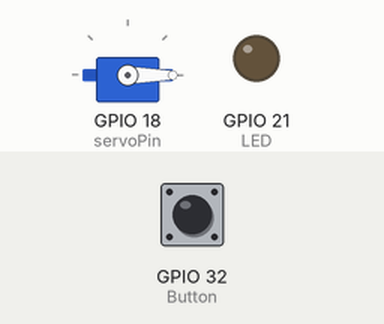
Simulated run of this sketch. Board: ESP32. Parts: servo, output pins drawn as LEDs (lit = HIGH). The test bench sets the inputs (shaded band); at power-on: GPIO 32 (Button) HIGH. What the sketch prints to the serial monitor is not drawn.

Above: at 1.2 s.
1.3 s: GPIO 32 (Button) pulled LOW for 0.15 s
At 1.7 s:
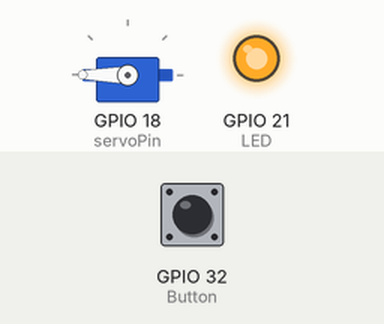
2.9 s: GPIO 32 (Button) pulled LOW for 1 s
At 4.1 s:
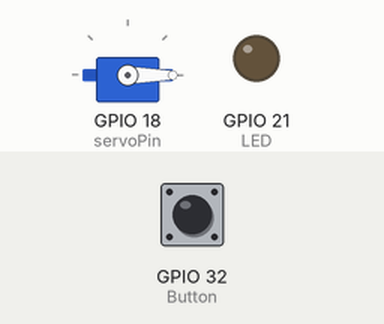
5.4 s: GPIO 32 (Button) pulled LOW for 3.2 s
At 6.0 s:
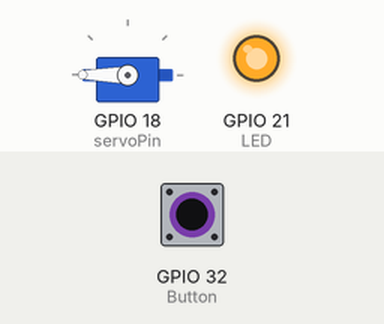
Timing chart, 0 to 8.4 s (numbered marks = the images above; inputs shaded):
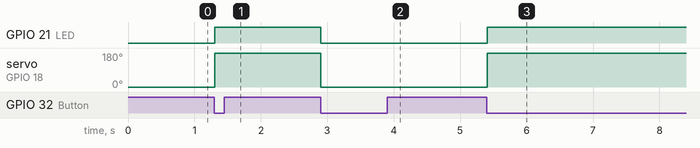

The sketch:

6.2ledservoswitch.ino
```cpp
#include <ESP32Servo.h>

#define Button  32
#define LED  21

Servo myservo;
// Recommended PWM GPIO pins on the ESP32 include 2,4,12-19,21-23,25-27,32-33
int servoPin = 18;
int pos = 0;

int buttoncount = 0;

bool buttonstate = false;
bool buttonlaststate = false;

void setup() {
  Serial.begin(9600);
  myservo.attach(servoPin);
  pinMode(Button, INPUT_PULLUP); // set arduino pin to input mode
  pinMode(LED, OUTPUT);  // set arduino pin to output mode

}
// void loop() {
//   for (pos = 0; pos <= 180; pos += 1) {
//     myservo.write(pos);
//     delay(15);
//   }
//   for (pos = 180; pos >= 0; pos -= 1) {
//     myservo.write(pos);
//     delay(15);
//   }
// }

void loop() {
  int buttonstate = digitalRead(Button);  // อ่านค่าปุ่ม
  Serial.println(buttoncount);  // แสดงค่าของปุ่มใน Serial Monitor


  if (buttonstate == LOW && buttonstate != buttonlaststate) {
    buttoncount++;
  }

  if(buttoncount == 1){
    digitalWrite(LED, HIGH);
    myservo.write(180);
  }else{
    digitalWrite(LED, LOW);
    myservo.write(0);
  }

  if(buttoncount == 2){
    buttoncount = 0;
  }

  buttonlaststate = buttonstate;

}
```

Measured:
- after the input at 1.3 s, GPIO 21 (LED): LOW → HIGH at once; servo on GPIO 18 (servoPin): 0° → 180° at once
- after the input at 2.9 s, GPIO 21 (LED): HIGH → LOW at once; servo on GPIO 18 (servoPin): 180° → 0° at once
- after the input at 5.4 s, GPIO 21 (LED): LOW → HIGH at once; servo on GPIO 18 (servoPin): 0° → 180° at once
